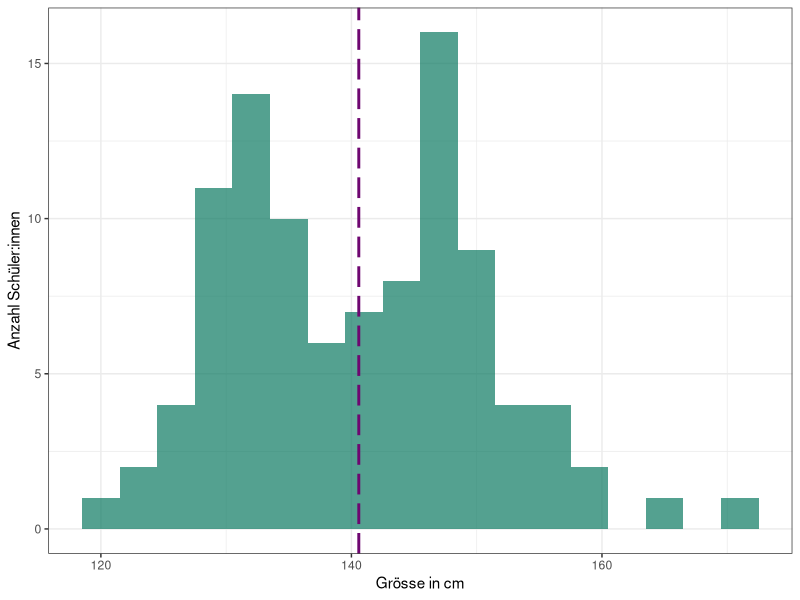
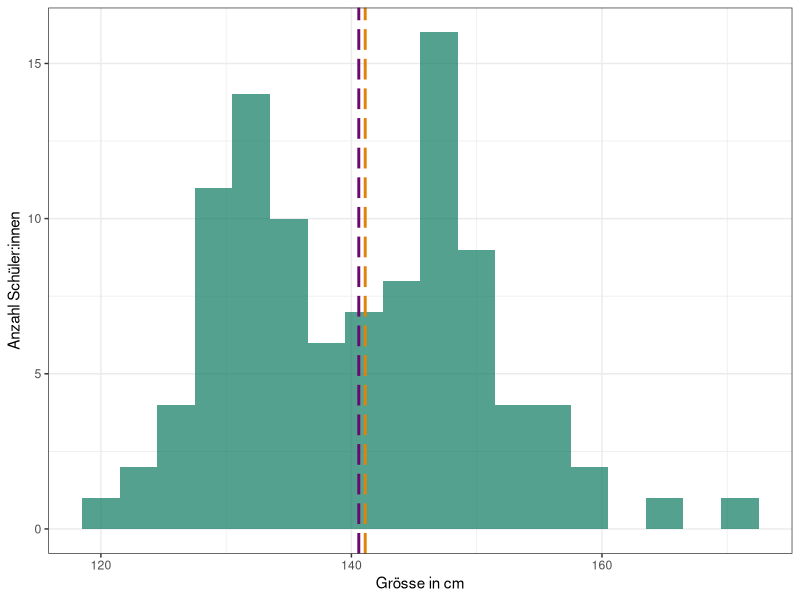
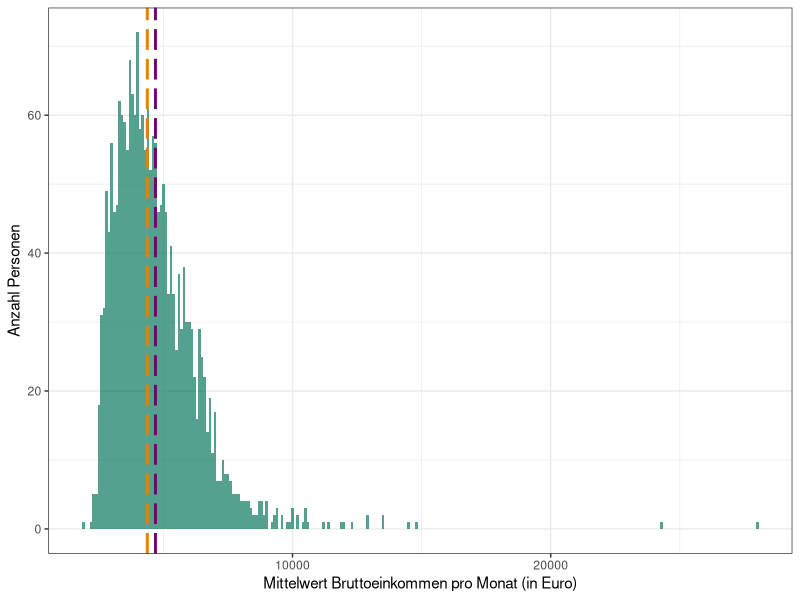
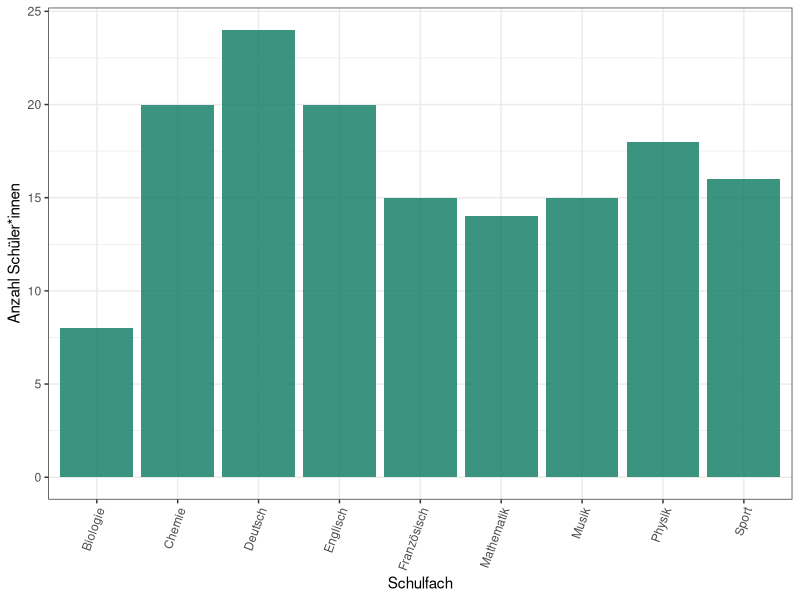
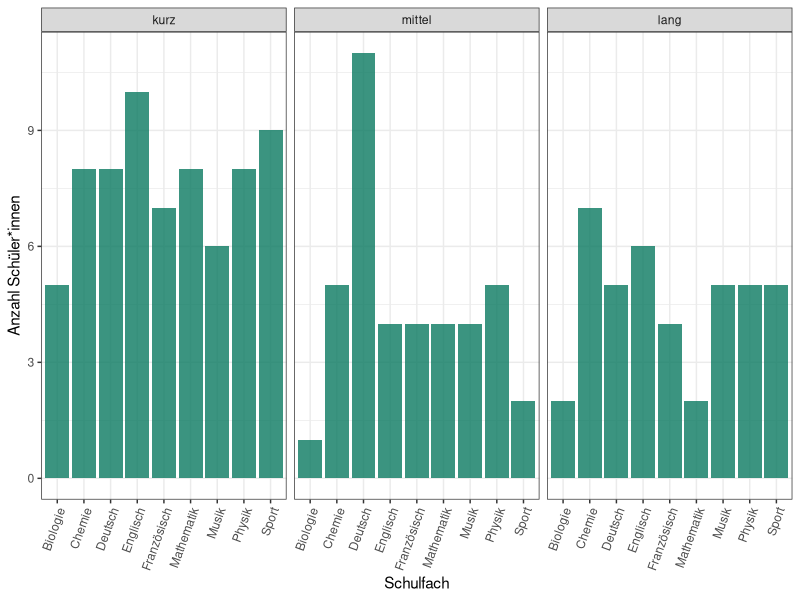
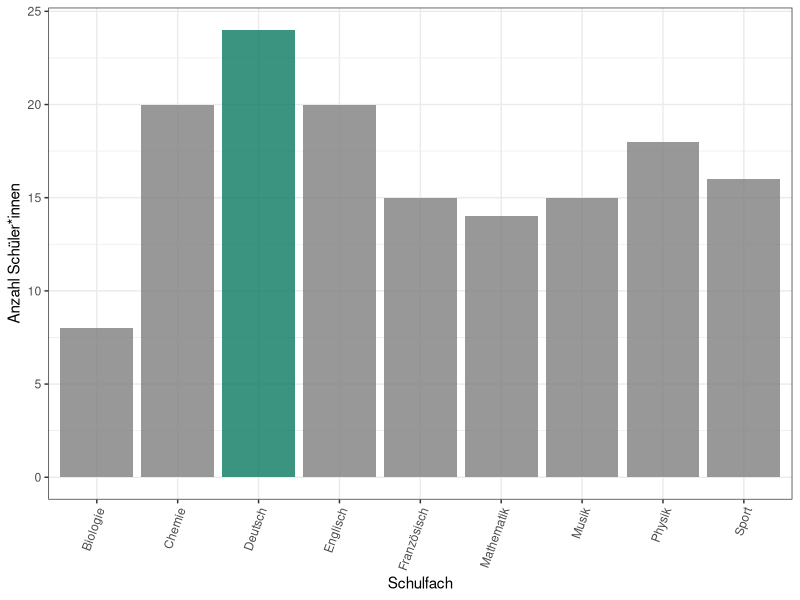
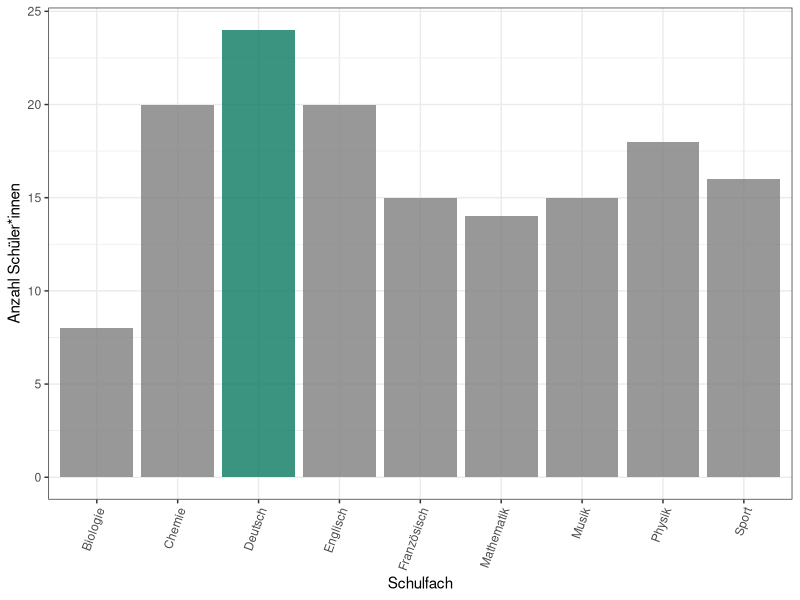
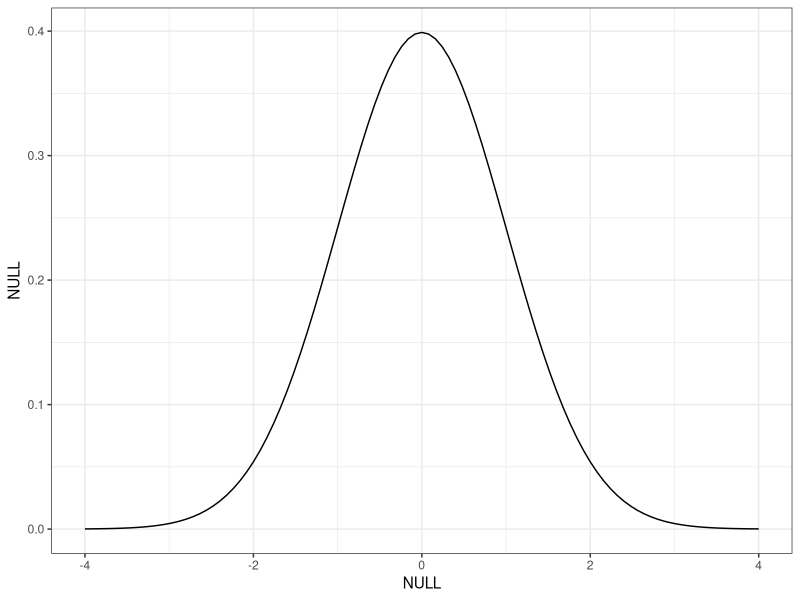

These charts were generated, in order, by the following R code:
## ---- chunk 1
heights <- data.frame('groesse_cm' = round(rnorm(100, 140, 10),1))

heights
## ---- chunk 2
paste("Anzahl Schüler:innen", nrow(heights), sep='')
paste("Höchstwert: ", min(heights), sep='')
paste("Tiefstwert: ", max(heights), sep='')

## ---- chunk 3
#| echo: true 

mean(heights$groesse_cm)


## ---- chunk 4
m <- mean(heights$groesse_cm)

## ---- chunk 5
#| echo: false
library(ggplot2)
heights |>
    ggplot(mapping = aes(x=groesse_cm)) + 
    geom_histogram(binwidth=3, alpha=0.7, fill="#0a7961") +
    theme_bw() +
    labs(x = "Grösse in cm", y="Anzahl Schüler:innen") + 
    geom_vline(xintercept = mean(heights$groesse_cm), linetype = "longdash", colour="#6e0670",linewidth=1 ) + 
    guides(alpha="none")
## ---- chunk 6
#| echo: true 
sorted_heights <- sort(heights$groesse_cm)
length(sorted_heights) 
sorted_heights
## ---- chunk 7
#| echo: true 
median(heights$groesse_cm)
## ---- chunk 8
#| echo: false
library(ggplot2)
heights |>
    ggplot(mapping = aes(x=groesse_cm)) + 
    geom_histogram(binwidth=3, alpha=0.7, fill="#0a7961") +
    theme_bw() +
    labs(x = "Grösse in cm", y="Anzahl Schüler:innen") + 
    geom_vline(xintercept = mean(heights$groesse_cm), linetype = "longdash", colour="#6e0670",linewidth=1 ) + 
    geom_vline(xintercept = median(heights$groesse_cm), linetype = "longdash", colour="#e08308",linewidth=1 ) + 
    guides(alpha="none")
## ---- chunk 9
library(tidyverse)
einkommen_de <- read.csv('datasets/62361-0030_de.txt', sep='\t') |>
    filter(nchar(Kennzeichen) > 9) %>%
    tidyr::pivot_longer(!c('Stichmonat', 'Kennzeichen', 'Berufsfeld'), names_to = 'geschlecht', values_to = 'mittelw_monat') %>%
    filter(!is.na(mittelw_monat))

einkommen_de |>
    ggplot(mapping= aes(x=mittelw_monat)) + 
geom_histogram(binwidth=100, alpha=0.7, fill="#0a7961") +
    theme_bw() +
    geom_vline(xintercept = mean(einkommen_de$mittelw_monat), linetype = "longdash", colour="#6e0670",linewidth=1 ) + 
    geom_vline(xintercept = median(einkommen_de$mittelw_monat), linetype = "longdash", colour="#e08308",linewidth=1 ) + 
    labs(x = "Mittelwert Bruttoeinkommen pro Monat (in Euro)", y="Anzahl Personen") 
## ---- chunk 10
n_schueler <- 150
faecher <- c("Mathematik", "Französisch", "Sport", "Englisch", "Deutsch", "Biologie", "Chemie", "Physik", "Musik")
hobbies <- c("Kanufahren", "Hula_Hoop", "Seilspringen", "Posaune", "Backgammon", "Modelleisenbahn")
person <- seq(1:n_schueler)
alter <- round(rnorm(n_schueler, mean = 15, sd = 2),0)
haarlaenge <- c("kurz", "mittel", "lang")
lieblingsfaecher <- data.frame(fach = sample(faecher, n_schueler, replace=T), 
                    alter = alter,
                    haarlaenge = factor(sample(haarlaenge, n_schueler, replace=T), levels= c('kurz', 'mittel', 'lang')),
                    hobby = sample(hobbies, n_schueler, replace=T))
## ---- chunk 11
table(lieblingsfaecher$fach)
## ---- chunk 12
table(lieblingsfaecher$hobby)
## ---- chunk 13
lieblingsfaecher |>
    ggplot(mapping=aes(x=fach)) +
    geom_bar(alpha=0.8, fill="#0a7961") +
    labs(x='Schulfach', y='Anzahl Schüler*innen') + 
        theme_bw() +
    theme(axis.text.x = element_text(angle=70, hjust=1)) + 
    guides(alpha="none")

## ---- chunk 14
table(lieblingsfaecher$hobby, lieblingsfaecher$fach)

## ---- chunk 15
lieblingsfaecher |>
    ggplot(mapping=aes(x=fach)) +
    geom_bar(alpha=0.8, fill="#0a7961") +
    labs(x='Schulfach', y='Anzahl Schüler*innen') + 
        theme_bw() +
    theme(axis.text.x = element_text(angle=70, hjust=1)) + 
    guides(alpha="none") +
    facet_wrap(~haarlaenge)

## ---- chunk 16
library(tidyverse)
lieblingsfach <- lieblingsfaecher |>
    count(fach) |>
    arrange(desc(n)) |>
    head(1)

lieblingsfaecher |>
    ggplot(mapping=aes(x=fach, fill=(fach ==lieblingsfach$fach))) +
    geom_bar(alpha=0.8) +
    labs(x='Schulfach', y='Anzahl Schüler*innen') + 
    theme_bw() +
    scale_fill_manual(values = c("TRUE" = "#0a7961"), guide = "none") + 
    theme(axis.text.x = element_text(angle=70, hjust=1)) + 
    guides(alpha="none")

## ---- chunk 17
lieblingsfach <- lieblingsfaecher |>
    count(fach) |>
    arrange((desc(n))) |>
    head(1)

lieblingsfaecher |>
    ggplot(mapping=aes(x=fach, fill=(fach ==lieblingsfach$fach))) +
    geom_bar(alpha=0.8) +
    labs(x='Schulfach', y='Anzahl Schüler*innen') + 
    theme_bw() +
    scale_fill_manual(values = c("TRUE" = "#0a7961"), guide = "none") + 
    theme(axis.text.x = element_text(angle=70, hjust=1)) + 
    guides(alpha="none")

## ---- chunk 18
#| echo: false
ggplot(data.frame(x = c(-4, 4)), aes(x = x)) +
  stat_function(fun = dnorm) + 
  theme_bw() + 
  labs(x=element_text(), y=element_text())
## ---- chunk 19
#| echo: false
heights |>
    ggplot(mapping = aes(x=groesse_cm)) + 
    geom_histogram(alpha=0.7, fill="#0a7961") +
    theme_bw() +
    labs(x = "Grösse in cm", y="Anzahl Schüler:innen") + 
    guides(alpha="none") + 
    xlim(110, 190)

## ---- chunk 20
#| echo: false
heights |>
    ggplot(mapping = aes(x=groesse_cm)) + 
    geom_density(alpha=0.7, fill="#0a7961") +
    theme_bw() +
    labs(x = "Grösse in cm", y="Anzahl Schüler:innen") + 
    guides(alpha="none") + 
    xlim(110, 190)

## ---- chunk 21
#| echo: false
library(dplyr)
library(ggplot2)
library(patchwork)

plot_list <-  list()
i <- 1
for (n in c(20,100,500,1000, 5000, 10000)) {
    heights <- data.frame('height' = rnorm(n, 165, 10))
    current_title <- paste("Stichprobengröße = ", n, sep='')
    p <- heights |>
        ggplot(mapping = aes(x = height)) + 
        geom_histogram(aes(x=height),
        fill = "#26351c",
                 alpha = 0.4) +
                    theme_bw() + 
                    labs(title = current_title) +
        theme(plot.title = element_text(color = '#810a38da')) + 
        labs(x='Größe')
    plot_list[[i]] <- p
    i <- i+1
}

wrap_plots(plot_list, ncols=3)
## ---- chunk 22
#| echo: false
heights <- data.frame('height' = rnorm(10000, 165, 10))
heights |>
        ggplot(mapping = aes(x = height)) + 
        geom_density(aes(x=height),
        fill = "#26351c",
                 alpha = 0.4) +
                    theme_bw() + 
                    labs(title = current_title) +
        theme(plot.title = element_text(color = '#810a38da')) + 
        labs(x='Größe', y='Wahrscheinlichkeit')


## ---- chunk 23
#| echo: false
library(dplyr)
library(ggplot2)
library(patchwork)


heights1 <- data.frame('height' = rnorm(100, 140, 30))
heights2 <- data.frame('height' = rnorm(100, 165, 60))
heights3 <- data.frame('height' = rnorm(100, 180, 4))

p1 <- heights1 |>
        ggplot(mapping = aes(x = height)) + 
        geom_histogram(aes(x=height),
        fill = "#26351c",
                 alpha = 0.4) +
                    theme_bw() + 
                    labs(title = current_title) +
        theme(plot.title = element_text(color = '#810a38da')) + 
        labs(x='Größe', title = 'M = 140, SD = 30') + 
        xlim(min=0, max=200)

p2 <- heights2 |>
        ggplot(mapping = aes(x = height)) + 
        geom_histogram(aes(x=height),
        fill = "#26351c",
                 alpha = 0.4) +
                    theme_bw() + 
                    labs(title = current_title) +
        theme(plot.title = element_text(color = '#810a38da')) + 
        labs(x='Größe', title='M = 165, SD = 60') + 
        xlim(min=0, max=200)

p3 <- heights3 |>
        ggplot(mapping = aes(x = height)) + 
        geom_histogram(aes(x=height),
        fill = "#26351c",
                 alpha = 0.4) +
                    theme_bw() + 
                    labs(title = current_title) +
        theme(plot.title = element_text(color = '#810a38da')) + 
        labs(x='Größe', title = 'M = 180, SD = 4')  + 
        xlim(min=0, max=200)

wrap_plots(list(p1, p2, p3), ncols=3)

## ---- chunk 24
#| echo: false
heights <- c(175, 156, 165, 160, 180, 164, 170, 177)
avg <- sum(heights) / 8
sum <- 0
for(h in heights){
    sum <- sum + (h - avg)^2
}

## ---- chunk 25
#| echo: true

heights <- c(175, 156, 165, 160, 180, 164, 170, 177)
mean(heights) # Mittelwert
var(heights) # Varianz
sd(heights) # Standardabweichung



## ---- chunk 26
#| echo: false
data <- data.frame(x1 = rnorm(100000, 0, 2), x2 = rnorm(100000, 2, 0.7), x3 = rnorm(100000, 0, 2))

data |>
    ggplot() + 
    geom_density(aes(x=x1), colour='#088a9ec9', fill =  '#088a9e40') + 
    geom_density(aes(x=x2), colour='#9e0841c9', fill = '#9e084223') +
    labs(x = expression(sigma), y='Wahrscheinlichkeitsdichte') + 
    theme_bw() + 
    guides(color='none', fill='none') + 
    annotate("text",
        x = 0,
        y = 0.029,
        label = paste(expression(mu), '=0, ', expression(sigma), "=2", sep=''),
        colour = "black") + 
    annotate('text', 
        x = 2.5,
        y = 0.59,
        label = paste(expression(mu), '=2, ', expression(sigma), "=0.7", sep=''),
        colour = "black")

## ---- chunk 27
#| echo: false
distance <- data.frame('distanz' = c(rnorm(100, 165, 20), rnorm(10, 50, 20)))
quartiles <- quantile(distance$distanz, c(0.25, 0.5, 0.75))
distance  |>
        ggplot(mapping = aes(x = distanz)) + 
        geom_density(aes(x=distanz),
        fill = "#26351c",
                 alpha = 0.4) +
                    theme_bw() + 
        theme(plot.title = element_text(color = '#810a38da')) + 
        labs(x='Distanz', y='Wahrscheinlichkeit') + 
        geom_vline(xintercept = median(distance$distanz), linetype = "longdash", colour="#e08308",linewidth=1 ) + 
        geom_vline(xintercept = quartiles[1], linetype = "longdash", colour="#4f2547",linewidth=1 ) + 
        geom_vline(xintercept = quartiles[3], linetype = "longdash", colour="#4f2547",linewidth=1)


## ---- chunk 28
distance |>
        ggplot(mapping = aes(y=distanz)) + geom_boxplot() + 
        theme_bw() + 
        labs(y='Distanz', x=element_blank())  
